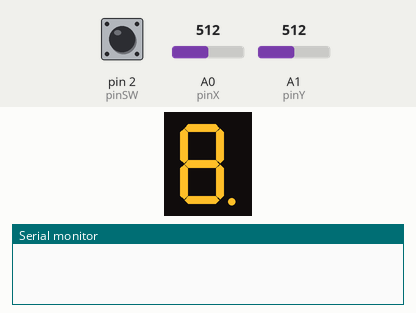
The sketch below on a simulated Arduino Uno, built with avr-gcc and run on an emulated ATmega328P. On the bench: 1-digit seven-segment display, the last lines printed to the serial monitor. Wiring (inferred from the names in the program): 1-digit 7-segment display, segments lit when LOW: segments pin 10, pin 9, pin 8, pin 7, pin 6, pin 5, pin 4, pin 12. Inputs (shaded band) come from the test bench; at power-on: A0 (pinX) = 512, pin 2 (pinSW) HIGH, A1 (pinY) = 512. The segment pins are drawn as the display they are named for.

Above: at 0.75 s.
1.3 s: A0 (pinX) set to 390
At 1.65 s:
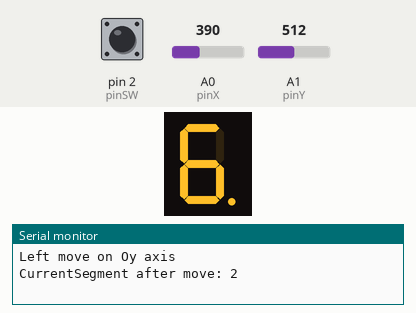
3.7 s: pin 2 (pinSW) pulled LOW for 3.2 s
At 7.35 s:
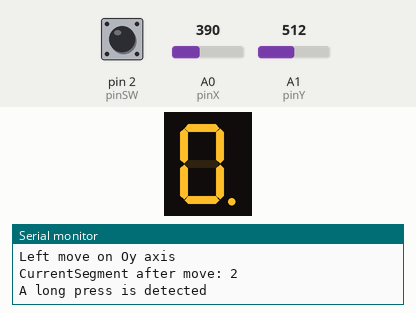
Timing chart, 0 to 8.8 s (numbered marks = the images above; inputs shaded):
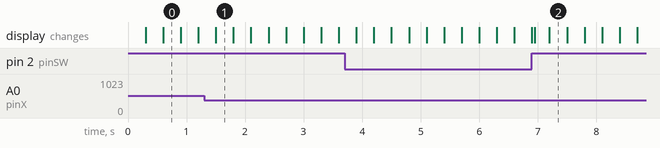

Measured:
- after the input at 1.3 s, the display: changes after 0.20 s (image 1)

The sketch:

7segment_display_drawing.ino
```cpp
#include <ezButton.h>

const int pinSW = 2;  // Digital pin connected to switch output
const int pinX = A0;  // Analog pin connected to X output
const int pinY = A1;  // Analog pin connected to Y output

const int pinA = 12;
const int pinB = 10;
const int pinC = 9;
const int pinD = 8;
const int pinE = 7;
const int pinF = 6;
const int pinG = 5;
const int pinDP = 4;
const int segSize = 8;

bool commonAnode = false;

int interval = 300;
int stateSegments[segSize] = { LOW, LOW, LOW, LOW, LOW, LOW, LOW, LOW };
int isOnByButtonPress[segSize] = { LOW, LOW, LOW, LOW, LOW, LOW, LOW, LOW };
int currentSegment = pinDP;  // Initialize with the decimal point
int minThreshold = 400;
int maxThreshold = 600;
int lastDebounceTime = 0;
int debounceDelay = 50;
ezButton button(2);

const int SHORT_PRESS_TIME = 500;
const int LONG_PRESS_TIME = 1000;
int lastStateButton = LOW;
int currentStateButton;
unsigned long pressedTime = 0;
unsigned long releasedTime = 0;
int segments[segSize] = {
  pinA, pinB, pinC, pinD, pinE, pinF, pinG, pinDP
};
bool joyMoved = false;
unsigned long lastMoveTime = 0;
void setup() {
  for (int i = 0; i < segSize; i++) {
    pinMode(segments[i], OUTPUT);
  }
  pinMode(pinSW, INPUT_PULLUP);
  if (commonAnode) {
    for (int i = 0; i < segSize; i++) {
      stateSegments[i] = HIGH;
    }
  }
  button.setDebounceTime(50);
  Serial.begin(9600);
}

void loop() {
  button.loop();
  blinkSegment(currentSegment);
  checkButton();
  int xValue = analogRead(pinX);
  int yValue = analogRead(pinY);

  if (millis() - lastMoveTime >= debounceDelay) {
    if (xValue < minThreshold && joyMoved == false) {
      moveLeft();
      joyMoved = true;
      lastMoveTime = millis();
    } else if (xValue > maxThreshold && joyMoved == false) {
      moveRight();
      joyMoved = true;
      lastMoveTime = millis();
    } else if (yValue < minThreshold && joyMoved == false) {
      moveUp();
      joyMoved = true;
      lastMoveTime = millis();
    } else if (yValue > maxThreshold && joyMoved == false) {
      moveDown();
      joyMoved = true;
      lastMoveTime = millis();
    }
  }

  if (xValue >= minThreshold && xValue <= maxThreshold && yValue >= minThreshold && yValue <= maxThreshold) {
    joyMoved = false;
  }

  for (int i = 0; i < segSize; i++) {
    if (i != getIndexFromPin(currentSegment)) {
      digitalWrite(segments[i], isOnByButtonPress[i]);
    }
  }
}

void moveLeft() {
  Serial.println("Left move on Oy axis");
  int index = getIndexFromPin(currentSegment);
  stateSegments[index] = LOW;
  switch (currentSegment) {
    case pinA:
      {
        currentSegment = pinF;
        break;
      }
    case pinB:
      {
        currentSegment = pinF;
        break;
      }
    case pinC:
      {
        currentSegment = pinE;
        break;
      }
    case pinD:
      {
        currentSegment = pinE;
        break;
      }
    case pinDP:
      {
        currentSegment = pinC;
        break;
      }
  }
  digitalWrite(segments[index], stateSegments[index]);
  Serial.print("CurrentSegment after move: ");
  Serial.println(getIndexFromPin(currentSegment));
}

void moveRight() {
  Serial.println("Right move on Oy axis");
  int index = getIndexFromPin(currentSegment);
  switch (currentSegment) {
    case pinA:
      currentSegment = pinB;
      break;
    case pinC:
      currentSegment = pinDP;
      break;
    case pinD:
      currentSegment = pinC;
      break;
    case pinE:
      currentSegment = pinC;
      break;
    case pinF:
      currentSegment = pinB;
      break;
  }
  digitalWrite(segments[index], stateSegments[index]);
  Serial.print("CurrentSegment after move: ");
  Serial.println(getIndexFromPin(currentSegment));
}

void moveUp() {
  Serial.println("Up move on Ox axis");
  int index = getIndexFromPin(currentSegment);
  switch (currentSegment) {
    case pinB:
      currentSegment = pinA;
      break;
    case pinC:
      currentSegment = pinG;
      break;
    case pinD:
      currentSegment = pinG;
      break;
    case pinE:
      currentSegment = pinG;
      break;
    case pinF:
      currentSegment = pinA;
      break;
    case pinG:
      currentSegment = pinA;
      break;
  }
  digitalWrite(segments[index], stateSegments[index]);
  Serial.print("CurrentSegment after move: ");
  Serial.println(getIndexFromPin(currentSegment));
}

void moveDown() {
  Serial.println("down move on Ox axis");
  int index = getIndexFromPin(currentSegment);
  switch (currentSegment) {
    case pinA:
    case pinB:
    case pinF:
      currentSegment = pinG;
      break;
    case pinC:
    case pinE:
    case pinG:
      currentSegment = pinD;
      break;
  }
  digitalWrite(segments[index], stateSegments[index]);
  Serial.print("CurrentSegment after move: ");
  Serial.println(getIndexFromPin(currentSegment));
}

void blinkSegment(int pin) {
  unsigned long currentMillis = millis();
  static unsigned long previousMillis = 0;
  int index = getIndexFromPin(pin);

  if (currentMillis - previousMillis >= interval) {
    previousMillis = currentMillis;
    stateSegments[index] = !stateSegments[index];
    digitalWrite(pin, stateSegments[index]);
  }
}

bool checkButton() {
  if (button.isPressed())
    pressedTime = millis();

  if (button.isReleased()) {
    releasedTime = millis();

    long pressDuration = releasedTime - pressedTime;

    if (pressDuration < SHORT_PRESS_TIME) {
      Serial.println("A short press is detected");
      int index = getIndexFromPin(currentSegment);
      isOnByButtonPress[index] = !isOnByButtonPress[index];
      digitalWrite(segments[index], isOnByButtonPress[index]);
    }
    if (pressDuration > LONG_PRESS_TIME) {
      Serial.println("A long press is detected");
      reset();
    }
  }
}

int getIndexFromPin(int pin) {
  for (int i = 0; i < segSize; i++) {
    if (segments[i] == pin)
      return i;
  }
}

void reset() {
  currentSegment = pinDP;
  for (int i = 0; i < segSize; i++) {
    stateSegments[i] = LOW;
    isOnByButtonPress[i] = LOW;
    digitalWrite(segments[i], stateSegments[i]);
  }
}
```
